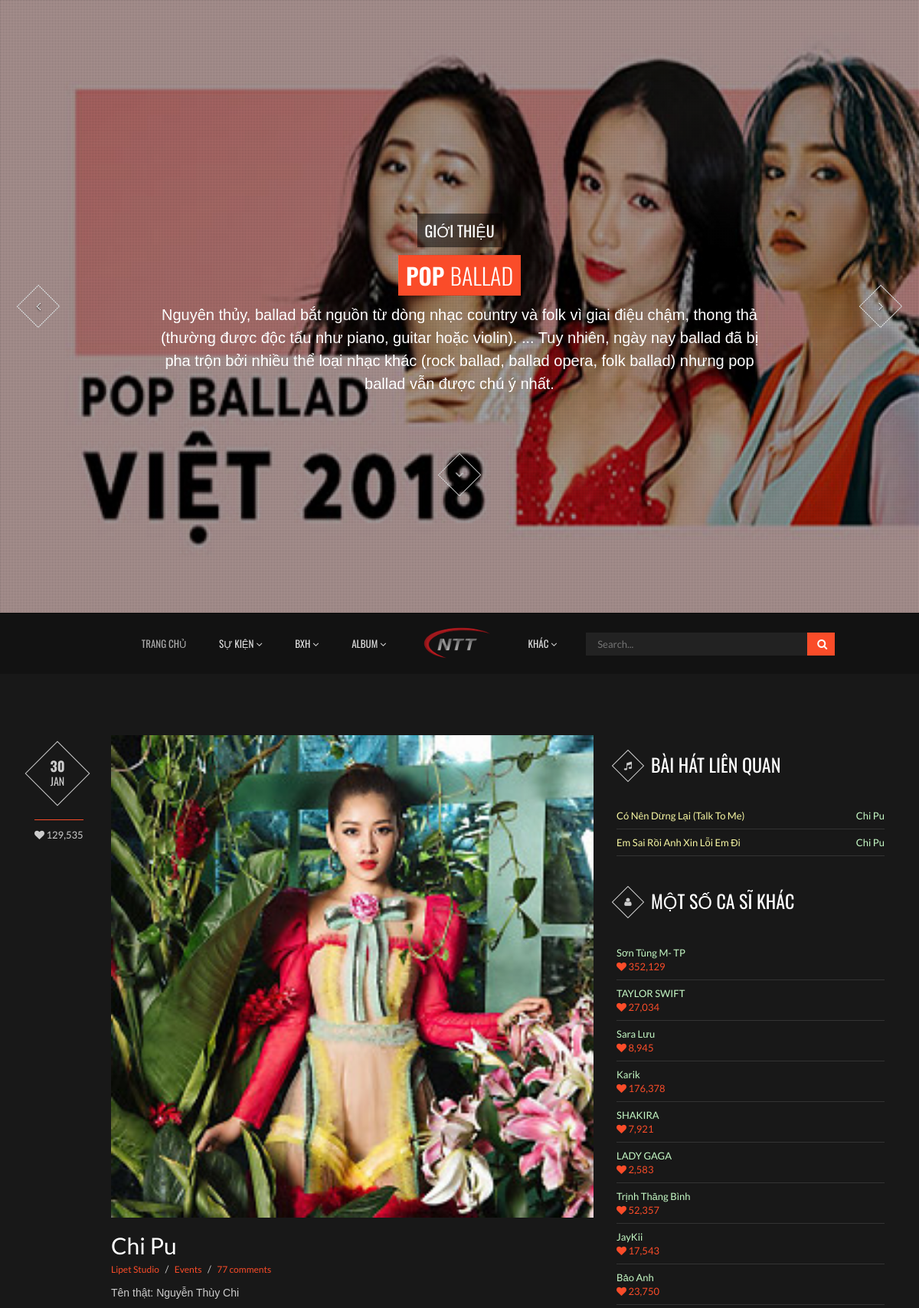
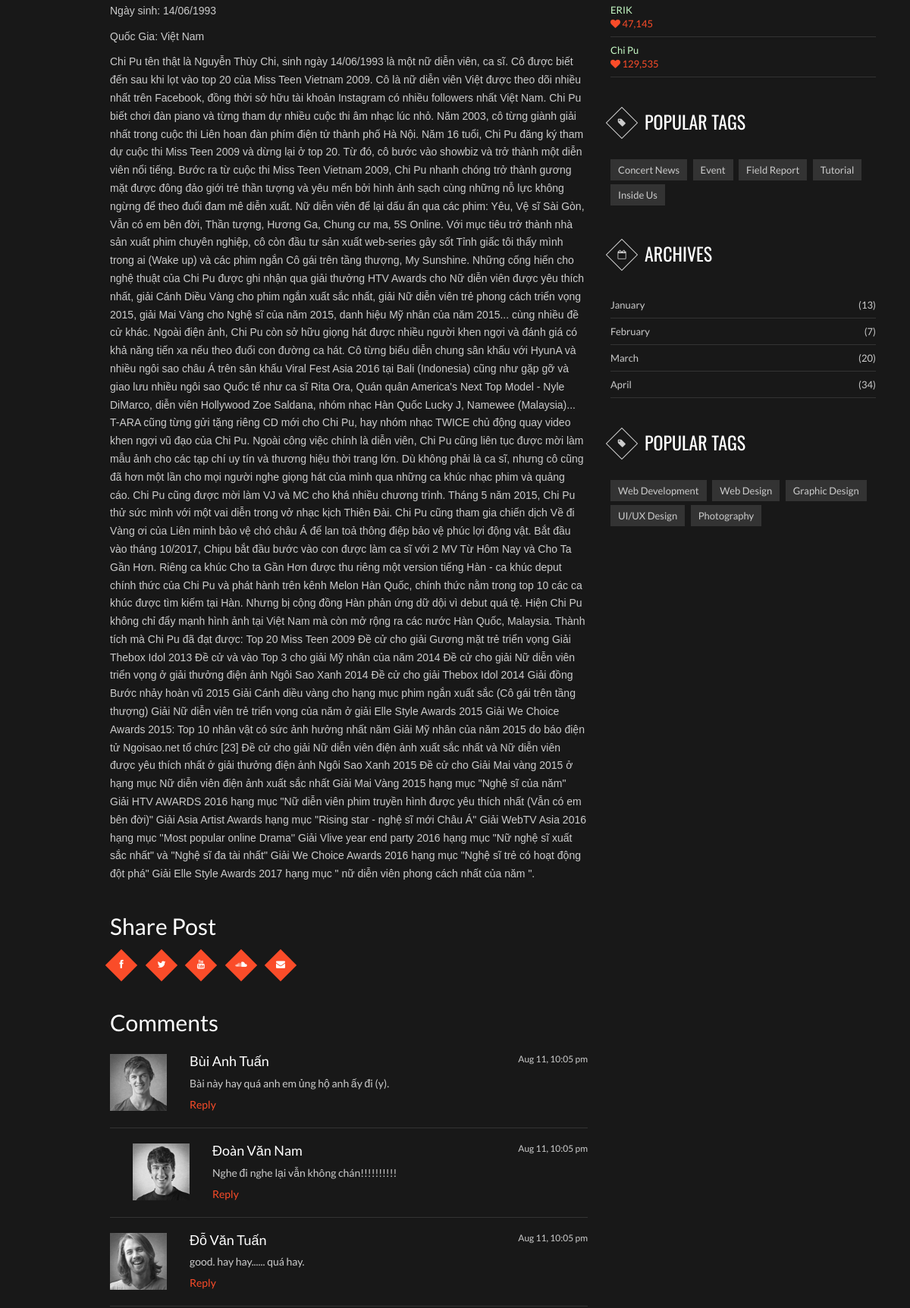
Screenshot of /index.php?page=detailsinger&id_singer=1 (upper part) with the database file from the repository (2 pictures, top to bottom).
### tables this page shows
CREATE TABLE `singer` (
  `id_singer` int(8) NOT NULL,
  `namesinger` varchar(255) NOT NULL,
  `image` varchar(255) NOT NULL,
  `shortprofile` varchar(2550) NOT NULL,
  `profile` varchar(10000) NOT NULL,
  `follow` int(255) NOT NULL,
  `id_nation` int(8) NOT NULL
);

CREATE TABLE `song` (
  `id_song` int(8) NOT NULL,
  `namesong` varchar(255) NOT NULL,
  `images` varchar(255) NOT NULL,
  `linkmp3` varchar(1000) NOT NULL,
  `lyrics` varchar(10000) NOT NULL,
  `view` int(255) NOT NULL,
  `singer` varchar(255) NOT NULL,
  `id_singer` int(8) NOT NULL,
  `id_type` int(8) NOT NULL,
  `id_national` int(8) NOT NULL
);

### includes/main.php (called while the page is built, shortened)
<?php
	function singer3($id_singer){
		$qr="
			SELECT * FROM singer
			WHERE id_singer=$id_singer
		";
		return mysql_query($qr);
	}
?>

### pages/detailsinger.php (the view, shortened to what this page needs)
<section class="blog-wrap">
  <div class="container">
    <div class="col-md-8 post-section">
      <div class="post-single post-content">
        <div class="post-meta">
          <div class="date">
            <span><strong class="bold">30</strong><br/>Jan</span>
          </div>
          <?php
          if (isset($_GET['id_singer'])) {
            $id_singer = $_GET['id_singer'];
            settype($id_singer, "int");
          }else {
            $id_singer=1;
          }
          $singer = singer3($id_singer);
          $row_singer = mysql_fetch_array($singer);
         ?>
          <div class="like">
            <a href="#"><i class="fa fa-heart"></i> <?= number_format($row_singer['follow']) ?></a>
          </div>
        </div>
        <div class="post-inner">
          <div class="post-media">
            <a href="#"><img src="assets/image/<?php echo $row_singer['image'] ?>" alt="Blog images"></a>
          </div>
          <div class="post-head">
            <div class="title"><a href="#"><h2><?php echo $row_singer['namesinger'] ?></h2></a></div>
            <div class="subtitle">
              <a href="#">Lipet Studio</a> / <a href="#">Events</a> / <a href="#">77 comments</a>
            </div>
          </div>
          <div class="post-text" style="font-family: sans-serif;">
            <p "><?= $row_singer['profile'] ?></p>
          </div>
          <div class="share">
            <div class="title">
              <h2>Share Post</h2>
            </div>
            <div class="socmed-wrap">
              <a href="#"><i class="fa fa-facebook"></i></a>
              <a href="#"><i class="fa fa-twitter"></i></a>
              <a href="#"><i class="fa fa-youtube"></i></a>
              <a href="#"><i class="fa fa-soundcloud"></i></a>
              <a href="#"><i class="fa fa-envelope"></i></a>
            </div>
          </div>
          <div class="comment">
            <div class="title">
              <h2>Comments</h2>
            </div>
            <div class="comment-list indent-one">
              <div class="comment-container">
                <div class="avatar"><img src="assets/images/personnel1.jpg" alt="blog avatar"></div>
                <div class="content">
                  <h4 class="name">
                    Bùi Anh Tuấn
                    <span><a href="#">Aug 11, 10:05 pm</a></span>
                  </h4>
                  <div class="text">
                    Bài này hay quá anh em ủng hộ anh ấy đi (y).
                  </div>
                  <div class="reply"><a href="#">Reply</a></div>
                </div>
              </div>
            </div>
            <div class="comment-list indent-two">
              <div class="comment-container">
                <div class="avatar"><img src="assets/images/personnel2.jpg" alt="blog avatar"></div>
                <div class="content">
                  <h4 class="name">
                    Đoàn Văn Nam
                    <span><a href="#">Aug 11, 10:05 pm</a></span>
                  </h4>
                  <div class="text">
                    Nghe đi nghe lại vẫn không chán!!!!!!!!!!
                  </div>
                  <div class="reply"><a href="#">Reply</a></div>
                </div>
              </div>
            </div>
            <div class="comment-list indent-one">
              <div class="comment-container">
                <div class="avatar"><img src="assets/images/personnel3.jpg" alt="blog avatar"></div>
                <div class="content">
                  <h4 class="name">
                    Đỗ Văn Tuấn
                    <span><a href="#">Aug 11, 10:05 pm</a></span>
                  </h4>
                  <div class="text">
                    good. hay hay...... quá hay.
                  </div>
                  <div class="reply"><a href="#">Reply</a></div>
                </div>
              </div>
            </div>
          </div>
        </div>
      </div>
    </div>
    <div class="col-md-4 sidebar-section">
          <div class="post-archives">
            <div class="title">
              <h3><span class="shape"><i class="fa fa-music"></i></span>  BÀI HÁT LIÊN QUAN</h3>
            </div>
            <div class="content">
              <ul>
                <?php
                if (isset($_GET['id_singer'])) {
                  $id_singer1 = $_GET['id_singer'];
                }else {
                  $id_singer1= '';
                }
                $singer1 = mysql_query("SELECT * FROM song inner join singer
                                        on singer.id_singer = song.id_singer
                                        where song.id_singer =".$id_singer1."
                                        "
                                        );
                while ($row_singer1 = mysql_fetch_array($singer1)) {
                 ?>
                  <li>
                    <a href="index.php?page=detailsong&id_song=<?= $row_singer1['id_song'] ?>" style="color: #f7f7a3;"><i class="icon-caret-right" ></i> <?php echo $row_singer1['namesong'] ?> <span style="color: #c5f9c5;"><?= $row_singer1['namesinger'] ?></span></a>
                  </li>
                <?php
                  }
                 ?>
              </ul>
            </div>
          </div>
      <div class="recent-post">
        <div class="title">
          <h3><span class="shape"><i class="fa fa-user"></i></span> MỘT SỐ CA SĨ KHÁC</h3>
        </div>
        <div class="content">
          <ul>
            <?php
                  $casi = mysql_query("SELECT * FROM singer
                    ORDER BY rand()
                    Limit 6,12");
                  ?>
                  <?php
                  while($row_casi = mysql_fetch_array($casi)){
                  ?>
            <li>
              <a href="index.php?page=detailsinger&id_singer=<?= $row_casi['id_singer'] ?>" style="color: #c5f9c5;"><?= $row_casi['namesinger'] ?></a>
                <div class="like">
                  <a href="#"><i class="fa fa-heart"></i> <?= number_format($row_casi['follow']) ?></a>
                </div>
            </li>
            <?php
              }
             ?>
          </ul>
        </div>
      </div>
      <div class="post-tags">
        <div class="title">
          <h3><span class="shape"><i class="fa fa-tag"></i></span> Popular Tags</h3>
        </div>
        <div class="content">
          <a href="#"><span class="tag-label">Concert News</span></a>
          <a href="#"><span class="tag-label">Event</span></a>
          <a href="#"><span class="tag-label">Field Report</span></a>
          <a href="#"><span class="tag-label">Tutorial</span></a>
          <a href="#"><span class="tag-label">Inside Us</span></a>
        </div>
      </div>
      <div class="post-archives">
        <div class="title">
          <h3><span class="shape"><i class="fa fa-calendar-o"></i></span>  Archives</h3>
        </div>
        <div class="content">
          <ul>
            <li>
              <a href="#"><i class="icon-caret-right"></i> January <span>(13)</span></a>
            </li>
            <li>
              <a href="#"><i class="icon-caret-right"></i> February <span>(7)</span></a>
            </li>
            <li>
              <a href="#"><i class="icon-caret-right"></i> March <span>(20)</span>
              </a>
            </li>
            <li>
              <a href="#"><i class="icon-caret-right"></i> April <span>(34)</span></a>
            </li>
          </ul>
        </div>
      </div>
      <div class="post-tags">
        <div class="title">
          <h3><span class="shape"><i class="fa fa-tag"></i></span> Popular Tags</h3>
        </div>
        <div class="content">
          <a href="#"><span class="tag-label">Web Development</span></a>
          <a href="#"><span class="tag-label">Web Design</span></a>
          <a href="#"><span class="tag-label">Graphic Design</span></a>
          <a href="#"><span class="tag-label">UI/UX Design</span></a>
          <a href="#"><span class="tag-label">Photography</span></a>
        </div>
      </div>
    </div>
  </div>
</section>

### rows the page displays
singer: follow "129,535", image (picture), namesinger "Chi Pu", profile "Tên thật: Nguyễn Thùy Chi Ngày sinh: 14/06/1993 Quốc Gia: Việt Nam Chi Pu tên thật là Nguyễn Thùy Chi, sinh ngày 14/06/1993 là một nữ diễn viên, ca sĩ. Cô được biết đến sau khi lọt vào top 20 của Miss Teen Vietnam 2009. Cô là nữ diễn viên Việt được theo dõi nhiều nhất trên Facebook, đồng thời sở hữu tài khoản Instagram có nhiều followers nhất Việt Nam. Chi Pu biết chơi đàn piano và từng tham dự nhiều cuộc thi âm nhạc lúc nhỏ. Năm 2003, cô từng giành giải nhất trong cuộc thi Liên hoan đàn phím điện tử thành phố Hà Nội. Năm 16 tuổi, Chi Pu đăng ký tham dự cuộc thi Miss Teen 2009 và dừng lại ở top 20. Từ đó, cô bước vào showbiz và trở thành một diễn viên nổi tiếng. Bước ra từ cuộc thi Miss…"
song: namesong "Có Nên Dừng Lại (Talk To Me)", id_singer.namesinger "Chi Pu"
song: namesong "Em Sai Rồi Anh Xin Lỗi Em Đi", id_singer.namesinger "Chi Pu"
singer: namesinger "Sơn Tùng M- TP", follow "352,129"
singer: namesinger "TAYLOR SWIFT", follow "27,034"
singer: namesinger "Sara Lưu", follow "8,945"
singer: namesinger "Karik", follow "176,378"
singer: namesinger "SHAKIRA", follow "7,921"
singer: namesinger "LADY GAGA", follow "2,583"
singer: namesinger "Trịnh Thăng Bình", follow "52,357"
singer: namesinger "JayKii", follow "17,543"
singer: namesinger "Bảo Anh", follow "23,750"
singer: namesinger "ERIK", follow "47,145"
